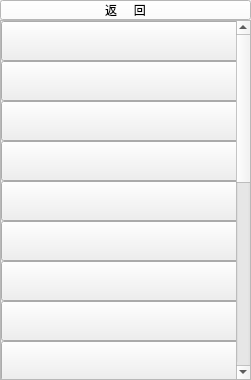
<?xml version="1.0" encoding="UTF-8"?>
<ui version="4.0">
 <class>Allcats</class>
 <widget class="QWidget" name="Allcats">
  <property name="geometry">
   <rect>
    <x>0</x>
    <y>0</y>
    <width>251</width>
    <height>380</height>
   </rect>
  </property>
  <property name="windowTitle">
   <string>Form</string>
  </property>
  <widget class="QScrollArea" name="scrollArea">
   <property name="geometry">
    <rect>
     <x>0</x>
     <y>20</y>
     <width>251</width>
     <height>360</height>
    </rect>
   </property>
   <property name="minimumSize">
    <size>
     <width>0</width>
     <height>0</height>
    </size>
   </property>
   <property name="horizontalScrollBarPolicy">
    <enum>Qt::ScrollBarAlwaysOff</enum>
   </property>
   <property name="widgetResizable">
    <bool>true</bool>
   </property>
   <widget class="QWidget" name="scrollAreaWidgetContents">
    <property name="geometry">
     <rect>
      <x>0</x>
      <y>0</y>
      <width>260</width>
      <height>800</height>
     </rect>
    </property>
    <property name="minimumSize">
     <size>
      <width>260</width>
      <height>800</height>
     </size>
    </property>
    <widget class="QPushButton" name="pushButton">
     <property name="geometry">
      <rect>
       <x>0</x>
       <y>0</y>
       <width>240</width>
       <height>40</height>
      </rect>
     </property>
     <property name="text">
      <string/>
     </property>
     <property name="icon">
      <iconset>
       <normaloff>C:/Users/Wangzx/Pictures/Screenshots/1.png</normaloff>C:/Users/Wangzx/Pictures/Screenshots/1.png</iconset>
     </property>
     <property name="iconSize">
      <size>
       <width>240</width>
       <height>70</height>
      </size>
     </property>
    </widget>
    <widget class="QPushButton" name="pushButton_2">
     <property name="geometry">
      <rect>
       <x>0</x>
       <y>40</y>
       <width>240</width>
       <height>40</height>
      </rect>
     </property>
     <property name="text">
      <string/>
     </property>
     <property name="icon">
      <iconset>
       <normaloff>C:/Users/Wangzx/Pictures/Screenshots/2.png</normaloff>C:/Users/Wangzx/Pictures/Screenshots/2.png</iconset>
     </property>
     <property name="iconSize">
      <size>
       <width>240</width>
       <height>40</height>
      </size>
     </property>
    </widget>
    <widget class="QPushButton" name="pushButton_3">
     <property name="geometry">
      <rect>
       <x>0</x>
       <y>80</y>
       <width>240</width>
       <height>40</height>
      </rect>
     </property>
     <property name="text">
      <string/>
     </property>
     <property name="icon">
      <iconset>
       <normaloff>C:/Users/Wangzx/Pictures/Screenshots/3.png</normaloff>C:/Users/Wangzx/Pictures/Screenshots/3.png</iconset>
     </property>
     <property name="iconSize">
      <size>
       <width>240</width>
       <height>38</height>
      </size>
     </property>
    </widget>
    <widget class="QPushButton" name="pushButton_4">
     <property name="geometry">
      <rect>
       <x>0</x>
       <y>120</y>
       <width>240</width>
       <height>40</height>
      </rect>
     </property>
     <property name="text">
      <string/>
     </property>
     <property name="icon">
      <iconset resource="1Cat.qrc">
       <normaloff>:/4.png</normaloff>:/4.png</iconset>
     </property>
     <property name="iconSize">
      <size>
       <width>240</width>
       <height>40</height>
      </size>
     </property>
    </widget>
    <widget class="QPushButton" name="pushButton_5">
     <property name="geometry">
      <rect>
       <x>0</x>
       <y>160</y>
       <width>240</width>
       <height>40</height>
      </rect>
     </property>
     <property name="text">
      <string/>
     </property>
     <property name="icon">
      <iconset resource="1Cat.qrc">
       <normaloff>:/5.png</normaloff>:/5.png</iconset>
     </property>
     <property name="iconSize">
      <size>
       <width>240</width>
       <height>40</height>
      </size>
     </property>
    </widget>
    <widget class="QPushButton" name="pushButton_6">
     <property name="geometry">
      <rect>
       <x>0</x>
       <y>200</y>
       <width>240</width>
       <height>40</height>
      </rect>
     </property>
     <property name="text">
      <string/>
     </property>
     <property name="icon">
      <iconset resource="1Cat.qrc">
       <normaloff>:/6.png</normaloff>:/6.png</iconset>
     </property>
     <property name="iconSize">
      <size>
       <width>240</width>
       <height>40</height>
      </size>
     </property>
    </widget>
    <widget class="QPushButton" name="pushButton_7">
     <property name="geometry">
      <rect>
       <x>0</x>
       <y>240</y>
       <width>240</width>
       <height>40</height>
      </rect>
     </property>
     <property name="text">
      <string/>
     </property>
     <property name="icon">
      <iconset resource="1Cat.qrc">
       <normaloff>:/7.png</normaloff>:/7.png</iconset>
     </property>
     <property name="iconSize">
      <size>
       <width>240</width>
       <height>40</height>
      </size>
     </property>
    </widget>
    <widget class="QPushButton" name="pushButton_8">
     <property name="geometry">
      <rect>
       <x>0</x>
       <y>280</y>
       <width>240</width>
       <height>40</height>
      </rect>
     </property>
     <property name="text">
      <string/>
     </property>
     <property name="icon">
      <iconset resource="1Cat.qrc">
       <normaloff>:/8.png</normaloff>:/8.png</iconset>
     </property>
     <property name="iconSize">
      <size>
       <width>240</width>
       <height>40</height>
      </size>
     </property>
    </widget>
    <widget class="QPushButton" name="pushButton_9">
     <property name="geometry">
      <rect>
       <x>0</x>
       <y>320</y>
       <width>240</width>
       <height>40</height>
      </rect>
     </property>
     <property name="text">
      <string/>
     </property>
     <property name="icon">
      <iconset resource="1Cat.qrc">
       <normaloff>:/9.png</normaloff>:/9.png</iconset>
     </property>
     <property name="iconSize">
      <size>
       <width>240</width>
       <height>40</height>
      </size>
     </property>
    </widget>
    <widget class="QPushButton" name="pushButton_10">
     <property name="geometry">
      <rect>
       <x>0</x>
       <y>360</y>
       <width>240</width>
       <height>40</height>
      </rect>
     </property>
     <property name="text">
      <string/>
     </property>
     <property name="icon">
      <iconset resource="1Cat.qrc">
       <normaloff>:/10.png</normaloff>:/10.png</iconset>
     </property>
     <property name="iconSize">
      <size>
       <width>240</width>
       <height>40</height>
      </size>
     </property>
    </widget>
    <widget class="QPushButton" name="pushButton_11">
     <property name="geometry">
      <rect>
       <x>0</x>
       <y>400</y>
       <width>240</width>
       <height>40</height>
      </rect>
     </property>
     <property name="text">
      <string/>
     </property>
     <property name="icon">
      <iconset resource="1Cat.qrc">
       <normaloff>:/11.png</normaloff>:/11.png</iconset>
     </property>
     <property name="iconSize">
      <size>
       <width>240</width>
       <height>40</height>
      </size>
     </property>
    </widget>
    <widget class="QPushButton" name="pushButton_12">
     <property name="geometry">
      <rect>
       <x>0</x>
       <y>440</y>
       <width>240</width>
       <height>41</height>
      </rect>
     </property>
     <property name="text">
      <string/>
     </property>
     <property name="icon">
      <iconset resource="1Cat.qrc">
       <normaloff>:/12.png</normaloff>:/12.png</iconset>
     </property>
     <property name="iconSize">
      <size>
       <width>240</width>
       <height>40</height>
      </size>
     </property>
    </widget>
    <widget class="QPushButton" name="pushButton_13">
     <property name="geometry">
      <rect>
       <x>0</x>
       <y>480</y>
       <width>241</width>
       <height>41</height>
      </rect>
     </property>
     <property name="text">
      <string/>
     </property>
    </widget>
    <widget class="QPushButton" name="pushButton_14">
     <property name="geometry">
      <rect>
       <x>0</x>
       <y>520</y>
       <width>241</width>
       <height>41</height>
      </rect>
     </property>
     <property name="text">
      <string/>
     </property>
    </widget>
    <widget class="QPushButton" name="pushButton_15">
     <property name="geometry">
      <rect>
       <x>0</x>
       <y>560</y>
       <width>241</width>
       <height>41</height>
      </rect>
     </property>
     <property name="text">
      <string/>
     </property>
    </widget>
    <widget class="QPushButton" name="pushButton_16">
     <property name="geometry">
      <rect>
       <x>0</x>
       <y>600</y>
       <width>251</width>
       <height>41</height>
      </rect>
     </property>
     <property name="text">
      <string/>
     </property>
    </widget>
    <widget class="QPushButton" name="pushButton_17">
     <property name="geometry">
      <rect>
       <x>0</x>
       <y>640</y>
       <width>241</width>
       <height>41</height>
      </rect>
     </property>
     <property name="text">
      <string/>
     </property>
    </widget>
    <widget class="QPushButton" name="pushButton_18">
     <property name="geometry">
      <rect>
       <x>0</x>
       <y>680</y>
       <width>241</width>
       <height>41</height>
      </rect>
     </property>
     <property name="text">
      <string/>
     </property>
    </widget>
    <widget class="QPushButton" name="pushButton_19">
     <property name="geometry">
      <rect>
       <x>0</x>
       <y>720</y>
       <width>241</width>
       <height>41</height>
      </rect>
     </property>
     <property name="text">
      <string/>
     </property>
    </widget>
   </widget>
  </widget>
  <widget class="QPushButton" name="back">
   <property name="geometry">
    <rect>
     <x>0</x>
     <y>0</y>
     <width>251</width>
     <height>20</height>
    </rect>
   </property>
   <property name="styleSheet">
    <string notr="true">QPushButton {
    background-color: white;
}</string>
   </property>
   <property name="text">
    <string>返     回</string>
   </property>
  </widget>
 </widget>
 <resources>
  <include location="1Cat.qrc"/>
 </resources>
 <connections/>
</ui>
